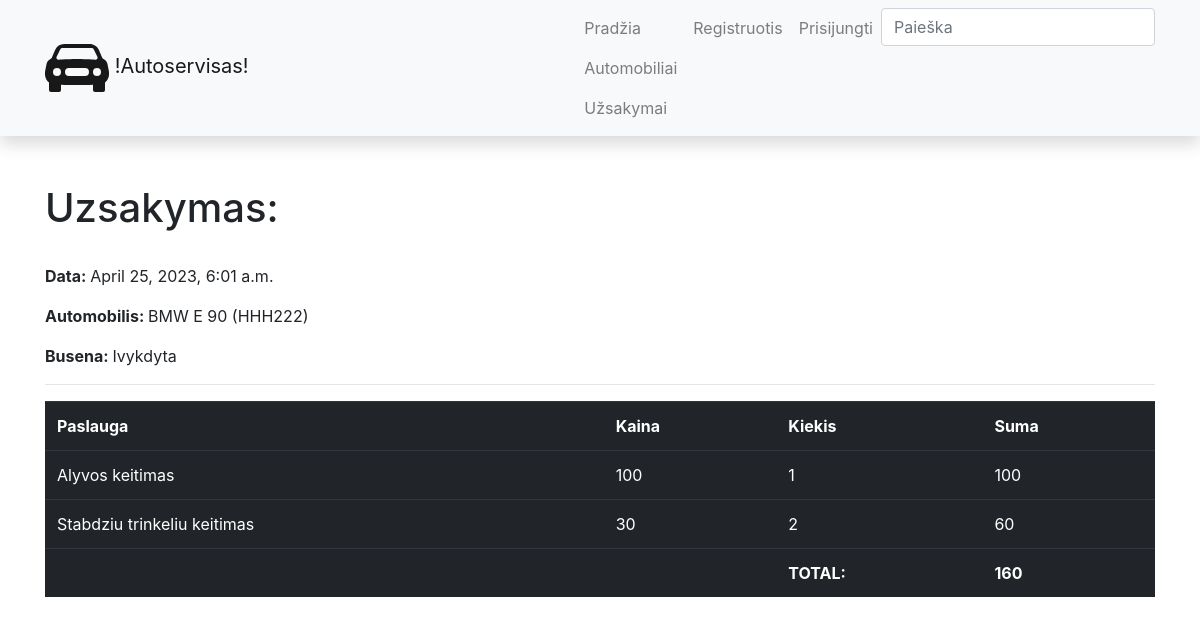
Page /autoservisas/orders/1 on the committed database.
### autoservisas/models.py (models this page shows, shortened)
class Uzsakymas(models.Model):
    data = models.DateTimeField(verbose_name='Data ir laikas', auto_now_add=True)
    automobilis = models.ForeignKey(to='Automobilis', verbose_name='Automobilis', on_delete=models.SET_NULL, null=True)
    klientas = models.ForeignKey(to=User, on_delete=models.SET_NULL, null=True, blank=True)
    grazinimo_data = models.DateField(verbose_name='Bus atlikta', null=True, blank=True)
    def total(self):
        total_suma = 0
        for line in self.lines.all():
            total_suma += line.suma()
        return total_suma
    LOAN_STATUS = (
        ('p', 'Patvirtinta'),
        ('v', 'Vykdoma'),
        ('a', 'Atsaukta'),
        ('t', 'Tvirtinama'),
        ('i', 'Ivykdyta'),
    )
    status = models.CharField(verbose_name="Busena", max_length=1, choices=LOAN_STATUS, blank=True, default='t')
    class Meta:
        verbose_name = "Uzsakymas"
        verbose_name_plural = "Uzsakymai"

class Automobilis(models.Model):
    valstybinis_nr = models.CharField(verbose_name='Valstybinis numeris', max_length=6)
    vin = models.CharField(verbose_name='VIN kodas', max_length=17)
    kliento_vardas = models.CharField(verbose_name='Savininkas', max_length=50)
    automobilio_modelis = models.ForeignKey(to='AutomobilioModelis', verbose_name='Automobilio modelis', on_delete=models.SET_NULL, null=True)
    photo = models.ImageField(verbose_name="Nuotrauka", upload_to='vehicles', null=True, blank=True) #arba tik blank=True
    description = HTMLField(verbose_name='Aprasymas', max_length=2000, default='')
    def __str__(self):
        return f'{self.automobilio_modelis} ({self.valstybinis_nr})'
    class Meta:
        verbose_name = "Automobilis"
        verbose_name_plural = "Automobiliai"

class AutomobilioModelis(models.Model):
    marke = models.CharField(verbose_name='Gamintojas', max_length=50)
    modelis = models.CharField(verbose_name='Modelis', max_length=50)
    def __str__(self):
        return f'{self.marke} {self.modelis}'
    class Meta:
        verbose_name = "Automobilio modelis"
        verbose_name_plural = "Automobilio modeliai"

class UzsakymoEilute(models.Model):
    uzsakymas = models.ForeignKey(to='Uzsakymas', on_delete=models.CASCADE, related_name='lines')
    paslauga = models.ForeignKey(to='Paslauga', verbose_name='Paslauga', on_delete=models.SET_NULL, null=True)
    kiekis = models.IntegerField(verbose_name='Kiekis')
    def suma(self):
        return self.paslauga.kaina * self.kiekis
    class Meta:
        verbose_name = "Uzsakymo eilute"
        verbose_name_plural = "Uzsakymo eilutes"

class Paslauga(models.Model):
    pavadinimas = models.CharField(verbose_name='Pavadinimas', max_length=50)
    kaina = models.IntegerField(verbose_name='Kaina')
    def __str__(self):
        return self.pavadinimas
    class Meta:
        verbose_name = "Paslauga"
        verbose_name_plural = "Paslaugos"

### autoservisas/views.py (the view)
# urls.py: path('orders/<int:pk>', views.OrderDetailView.as_view(), name='order'),
class OrderDetailView(generic.DetailView):
    model = Uzsakymas
    template_name = 'order.html'
    context_object_name = 'order'

### autoservisas/templates/order.html (shortened to what this page needs)
{% extends 'base.html'%}
{% block content %}
<h1>Uzsakymas:</h1>
<br>
<p><strong>Data: </strong>{{ order.data }}</p>
<p><strong>Automobilis: </strong>{{ order.automobilis }}</p>
<p><strong>Busena: </strong>{{ order.get_status_display }}</p>
<hr>
<table class="table table-dark table-hover">
    <tr>
        <th>Paslauga</th>
        <th>Kaina</th>
        <th>Kiekis</th>
        <th>Suma</th>
    </tr>
{% for line in order.lines.all %}
    <tr>
        <td>{{ line.paslauga }}</td>
        <td>{{ line.paslauga.kaina }}</td>
        <td>{{ line.kiekis }}</td>
        <td>{{ line.suma }}</td>
    </tr>
{% endfor %}
    <tr>
        <td></td>
        <td></td>
        <td><strong>TOTAL:</strong></td>
        <td><strong>{{ order.total }}</strong></td>
    </tr>
</table>
{% endblock %}

### rows in the picture
Uzsakymas: data "April 25, 2023, 6:01 a.m.", automobilis "BMW E 90 (HHH222)", status "Ivykdyta", total "160"
UzsakymoEilute: paslauga "Alyvos keitimas", paslauga.kaina "100", kiekis "1", suma "100"
UzsakymoEilute: paslauga "Stabdziu trinkeliu keitimas", paslauga.kaina "30", kiekis "2", suma "60"
